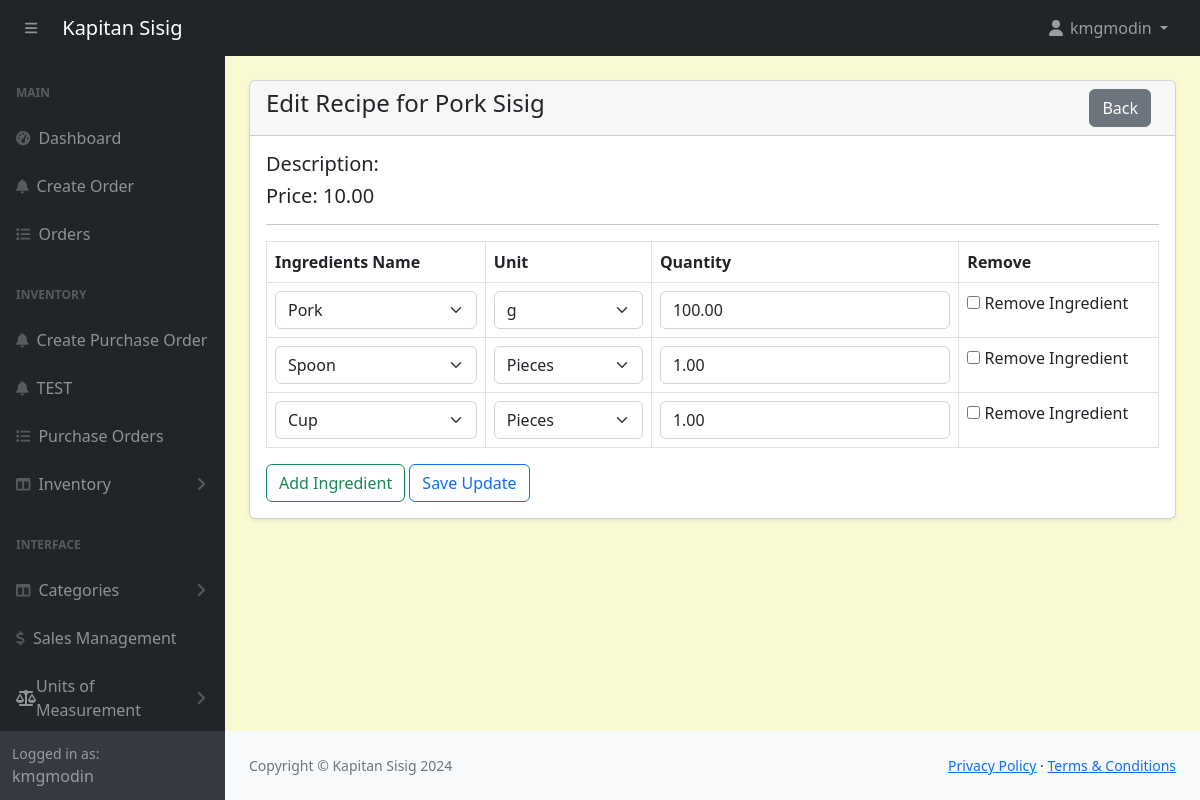
Page /POS-System-KapitanSisig/admin/recipe-edit.php?id=6 (signed in) on the committed database.
### tables this page shows
CREATE TABLE `products` (
  `id` int(11) NOT NULL,
  `category_id` int(11) NOT NULL,
  `productname` varchar(191) NOT NULL,
  `description` varchar(191) NOT NULL,
  `price` decimal(10,2) NOT NULL,
  `image` varchar(255) NOT NULL,
  `created_at` date NOT NULL DEFAULT current_timestamp(),
  `quantity` int(11) NOT NULL
);

CREATE TABLE `recipe_ingredients` (
  `id` int(11) NOT NULL,
  `recipe_id` int(11) NOT NULL,
  `ingredient_id` int(11) NOT NULL,
  `quantity` decimal(10,2) NOT NULL,
  `unit_id` int(11) NOT NULL
);

CREATE TABLE `ingredients` (
  `id` int(11) NOT NULL,
  `name` varchar(191) NOT NULL,
  `unit_id` int(11) DEFAULT NULL,
  `category` varchar(191) NOT NULL,
  `price` decimal(10,2) DEFAULT NULL,
  `quantity` decimal(10,2) NOT NULL
);

CREATE TABLE `units_of_measure` (
  `id` int(11) NOT NULL,
  `category_id` int(11) DEFAULT NULL,
  `uom_name` varchar(255) DEFAULT NULL,
  `type` enum('reference','bigger','smaller') DEFAULT NULL,
  `ratio` decimal(10,5) DEFAULT NULL,
  `active` tinyint(1) DEFAULT 1,
  `rounding_precision` decimal(10,5) DEFAULT NULL
);

### POS-System-KapitanSisig/admin/recipe-edit.php (the view, shortened to what this page needs)
<?php
include('includes/header.php');
if (isset($_GET['id'])) {
    $recipeId = $_GET['id'];
    $recipeQuery = "SELECT * FROM recipes WHERE id = '$recipeId' LIMIT 1";
    $recipeResult = mysqli_query($conn, $recipeQuery);
    $recipe = mysqli_fetch_assoc($recipeResult);
    if ($recipe) {
        $productId = $recipe['product_id'];
        $productQuery = "SELECT * FROM products WHERE id = '$productId' LIMIT 1";
        $productResult = mysqli_query($conn, $productQuery);
        $product = mysqli_fetch_assoc($productResult);
        $ingredientQuery = "
            SELECT ri.id AS recipe_ingredient_id, ri.ingredient_id, ri.unit_id, ri.quantity, i.name AS ingredient_name, u.uom_name AS unit_name
            FROM recipe_ingredients ri
            JOIN ingredients i ON ri.ingredient_id = i.id
            JOIN units_of_measure u ON ri.unit_id = u.id
            WHERE ri.recipe_id = '$recipeId'
        ";
        $ingredientResult = mysqli_query($conn, $ingredientQuery);
        $ingredients = mysqli_query($conn, "SELECT * FROM ingredients");
        $units = mysqli_query($conn, "SELECT * FROM units_of_measure");
    } else {
        echo "Recipe not found!";
        exit();
    }
}
?>
<div class="container-fluid px-4 pb-4">
    <div class="card mt-4 shadow-sm">
        <div class="card-header">
            <h4 class="mb-0">Edit Recipe for <?= htmlspecialchars($product['productname']); ?>
                <a href="recipe-view.php?id=<?= $productId ?>" class="btn btn-secondary float-end me-2">Back</a>
            </h4>
        </div>
        <div class="card-body">
            <h5>Description: <?= htmlspecialchars($product['description']); ?></h5>
            <h5>Price: <?= htmlspecialchars($product['price']); ?></h5>
            <hr />
            <form action="code.php" method="POST">
                <table id="ingredientsTable" class="table table-bordered">
                    <thead>
                        <tr>
                            <th>Ingredients Name</th>
                            <th>Unit</th>
                            <th>Quantity</th>
                            <th>Remove</th>
                        </tr>
                    </thead>
                    <tbody id="tableBody">
                        <?php if (mysqli_num_rows($ingredientResult) > 0): ?>
                            <?php while ($row = mysqli_fetch_assoc($ingredientResult)): ?>
                                <tr>
                                    <td>
                                        <select name="ingredient_id[]" class="form-select" required>
                                            <?php
                                            mysqli_data_seek($ingredients, 0);
                                            while ($ingredient = mysqli_fetch_assoc($ingredients)): ?>
                                                <option value="<?= $ingredient['id']; ?>" <?= ($ingredient['id'] == $row['ingredient_id']) ? 'selected' : ''; ?>>
                                                    <?= htmlspecialchars($ingredient['name']); ?>
                                                </option>
                                            <?php endwhile; ?>
                                        </select>
                                    </td>
                                    <td>
                                        <select name="unit_id[]" class="form-select" required>
                                            <?php
                                            mysqli_data_seek($units, 0);
                                            while ($unit = mysqli_fetch_assoc($units)): ?>
                                                <option value="<?= $unit['id']; ?>" <?= ($unit['id'] == $row['unit_id']) ? 'selected' : ''; ?>>
                                                    <?= htmlspecialchars($unit['uom_name']); ?>
                                                </option>
                                            <?php endwhile; ?>
                                        </select>
                                    </td>
                                    <td>
                                        <input type="number" name="quantity[]" class="form-control" value="<?= htmlspecialchars($row['quantity']); ?>" required>
                                    </td>
                                    <td>
                                        <input type="checkbox" name="remove_recipe_ingredient_id[]" value="<?= $row['recipe_ingredient_id']; ?>" /> Remove Ingredient
                                    </td>
                                </tr>
                            <?php endwhile; ?>
                        <?php endif; ?>
                    </tbody>
                </table>
                <button type="button" class="btn btn-outline-success addRow">Add Ingredient</button>
                <button type="submit" name="updateRecipe" class="btn btn-outline-primary">Save Update</button>
            </form>
        </div>
    </div>
</div>
<?php include('includes/footer.php'); ?>

### POS-System-KapitanSisig/admin/assets/css/custom.css (style rules this page uses)
body { margin: 0; font-family: system-ui, -apple-system, "Segoe UI", Roboto, "Helvetica Neue", "Noto Sans", "Liberation Sans", Arial, sans-serif; font-size: 1rem; font-weight: 400; line-height: 1.5; color: #212529; text-align: left; background-color: #FAFAD2; -webkit-text-size-adjust: 100%; -webkit-tap-highlight-color: rgba(0, 0, 0, 0); }

### rows in the picture
products: productname "Pork Sisig", price "10.00"
recipe_ingredients: ingredient.name "Pork", unit.uom_name "g", quantity "100.00"
recipe_ingredients: ingredient.name "Spoon", unit.uom_name "Pieces", quantity "1.00"
recipe_ingredients: ingredient.name "Cup", unit.uom_name "Pieces", quantity "1.00"

### other values in the picture
$_SESSION['loggedInUser']['username'] "kmgmodin"
